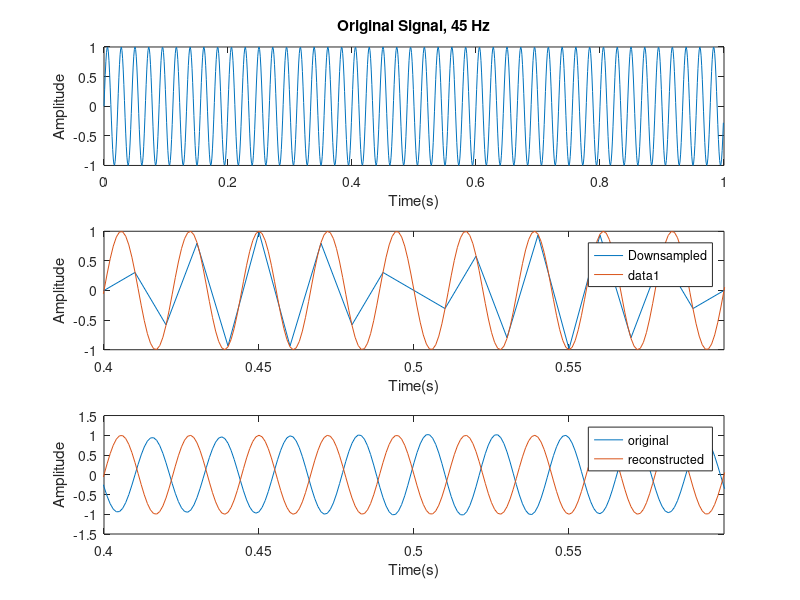

MATLAB code for this plot:
%% Sinosoid with 45 Hz Frequency
clear all ; clf
F1 = 45;
Fs = 1000;
t = 0:1/Fs:0.999;
x1 = sin(2*pi*F1*t);
% Subsampling at a 100 Hz sampling rate
x1resampled = decimate(x1,10,1); %Downsampling by th factor 10 to achieve fs = 100Hz from 1000Hz
x1reconstructed = zeros(1,length(t)); %preallocating for speed
% Reconstruction using sinc() function
Ts = 1/100;
ts = 0:Ts:0.999;
samples = length(ts);
for i = 1:1:length(t)
    for n = 1:1:samples
        x1reconstructed(i) = sum(x1resampled .* sinc((t(i) - (1:samples)*Ts) ./ Ts)); %%% CHANGE
    end
end
%plotting
figure(2)
subplot(3,1,1)
plot(t,x1)
title('Original Signal, 45 Hz')
xlabel('Time(s)')
ylabel('Amplitude')
subplot(312)
plot(ts,x1resampled)
legend('Downsampled','original')
xlim([0.4 0.6])
hold on
plot(t,x1)
xlabel('Time(s)')
ylabel('Amplitude')
hold off
subplot(313)
plot(t,x1reconstructed)
xlim([0.4 0.6])
hold on
plot(t,x1)
legend('original','reconstructed')
xlabel('Time(s)')
ylabel('Amplitude')
hold off
%% Calculating the error
for i = 1: length(x1)
    error(i) = x1(i) - x1reconstructed(i);
end
disp('Error as percentage of variance :')
disp(mean(error.^2))